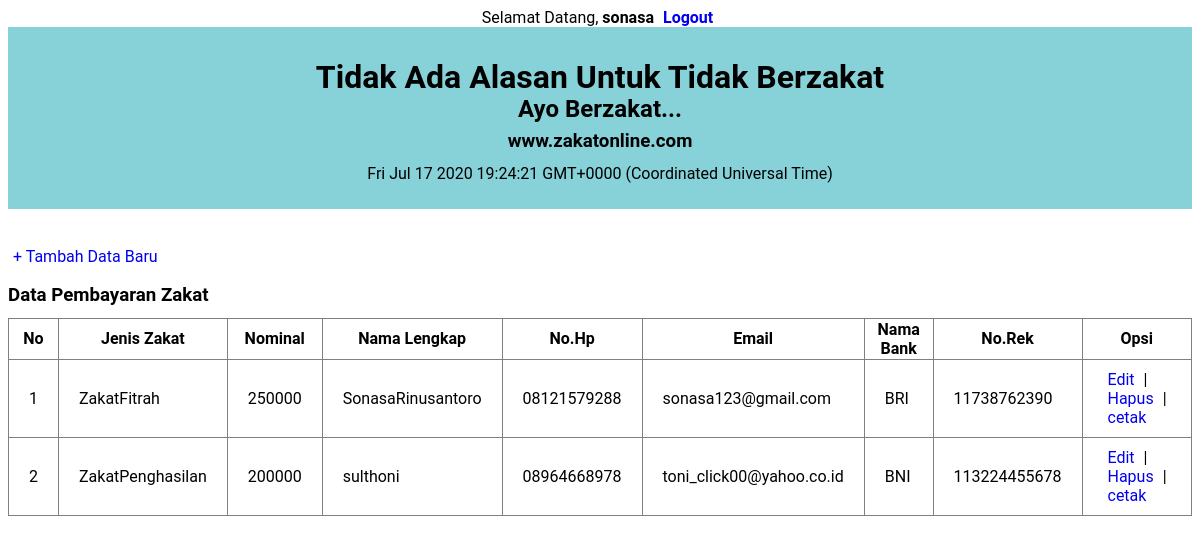
The app's page /index.php (signed in) with its own data.
### tables this page shows
CREATE TABLE IF NOT EXISTS `user` (
  `id` int(20) NOT NULL,
  `jeniszakat` varchar(30) NOT NULL,
  `nominal` varchar(40) NOT NULL,
  `namalengkap` varchar(50) NOT NULL,
  `nohp` varchar(20) NOT NULL,
  `email` varchar(30) NOT NULL,
  `namabank` varchar(20) NOT NULL,
  `nomorrekening` varchar(30) NOT NULL
);

### index.php (the view, shortened to what this page needs)
<?php
if(!isset($_SESSION['username'])) {
   header('location:login.php');
} else {
   $username = $_SESSION['username'];
}
?>
<div align='center'>
   Selamat Datang, <b><?php echo $username;?></b> <a href="logout.php"><b>Logout</b></a>
</div>
<head>
	<link rel="stylesheet" type="text/css" href="style.css">
</head>
<body>
	<div class="judul">
		<h1>Tidak Ada Alasan Untuk Tidak Berzakat</h1>
		<h2>Ayo Berzakat...</h2>
		<h3>www.zakatonline.com</h3>
	</div>
	<br/>
	<br/>
	<a class="tombol" href="input.php">+ Tambah Data Baru</a>
	<h3>Data Pembayaran Zakat</h3>
	<table border="1" class="table">
		<tr>
			<th>No</th>
			<th>Jenis Zakat</th>
			<th>Nominal</th>
			<th>Nama Lengkap</th>
			<th>No.Hp</th>
			<th>Email</th>
			<th>Nama Bank</th>
			<th>No.Rek</th>
			<th>Opsi</th>
		</tr>
		<?php
		$query_mysql = mysql_query("SELECT * FROM user")or die(mysql_error());
		$nomor = 1;
		while($data = mysql_fetch_array($query_mysql)){
		?>
		<tr>
			<td><?php echo $nomor++; ?></td>
			<td><?php echo $data['jeniszakat']; ?></td>
			<td><?php echo $data['nominal']; ?></td>
			<td><?php echo $data['namalengkap']; ?></td>
			<td><?php echo $data['nohp']; ?></td>
			<td><?php echo $data['email']; ?></td>
			<td><?php echo $data['namabank']; ?></td>
			<td><?php echo $data['nomorrekening']; ?></td>
			<td>
				<a class="edit" href="edit.php?id=<?php echo $data['id']; ?>">Edit</a> |
				<a class="hapus" href="hapus.php?id=<?php echo $data['id']; ?>">Hapus</a> |
				<a class="cetak" href="cetak.php?id=<?php echo $data['id']; ?>">cetak</a>
			</td>
		</tr>
		<?php } ?>
	</table>
</body>

### style.css (style rules this page uses)
body { font-family: 'roboto'; color: #000; }
.judul { background: #87D1D8; padding: 10px; text-align: center; }
.judul h1,h2,h3 { height: 15px; }
a { padding: 5px; text-decoration: none; }
.table { border-collapse: collapse; }
table.table th th , table.table tr td { padding: 10px 20px ; }

### records on screen
user: jeniszakat "ZakatFitrah", nominal "250000", namalengkap "SonasaRinusantoro", nohp "08121579288", email "sonasa123@gmail.com", namabank "BRI", nomorrekening "11738762390"
user: jeniszakat "ZakatPenghasilan", nominal "200000", namalengkap "sulthoni", nohp "08964668978", email "toni_click00@yahoo.co.id", namabank "BNI", nomorrekening "113224455678"

### other values on screen
$username "sonasa"
